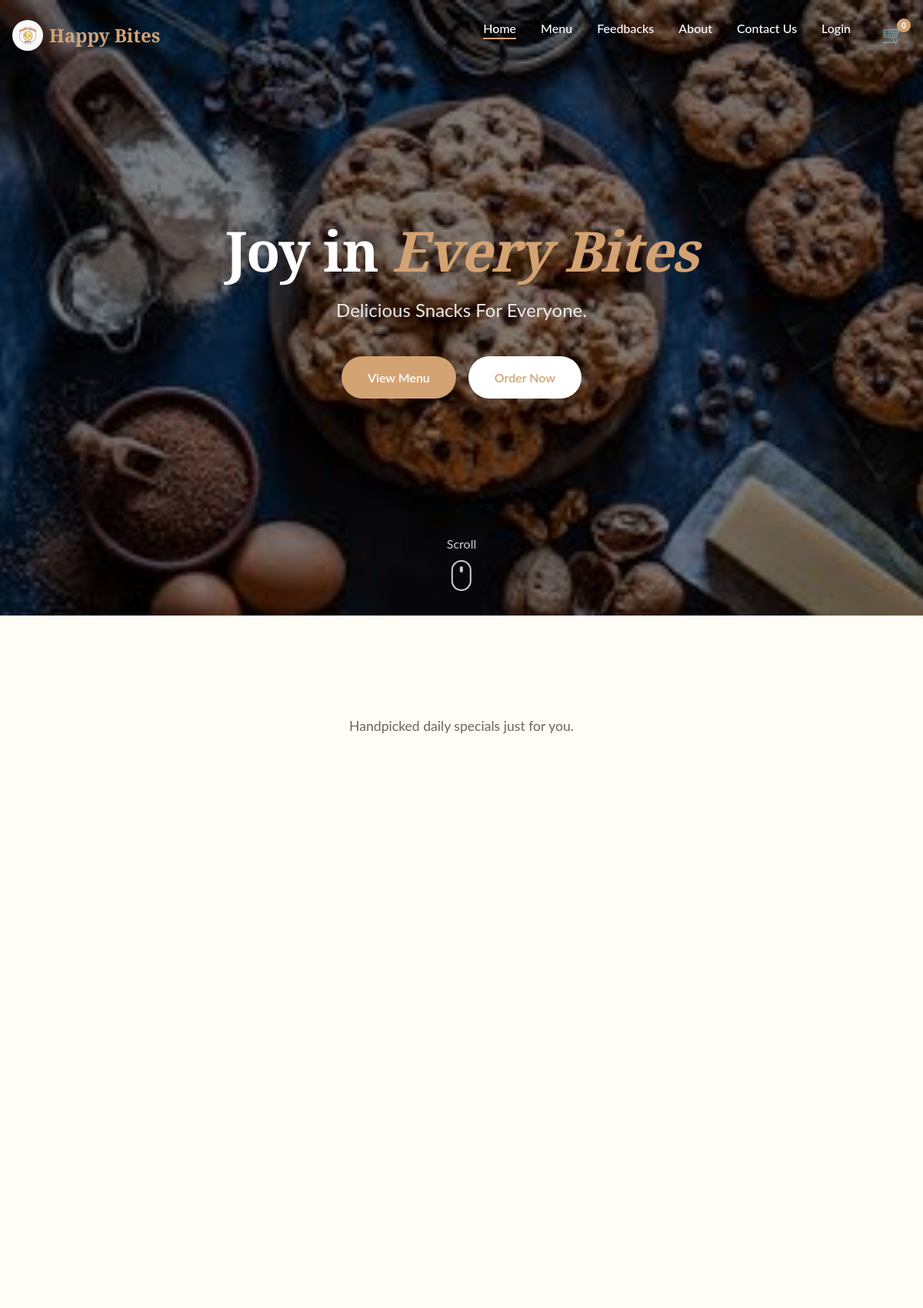
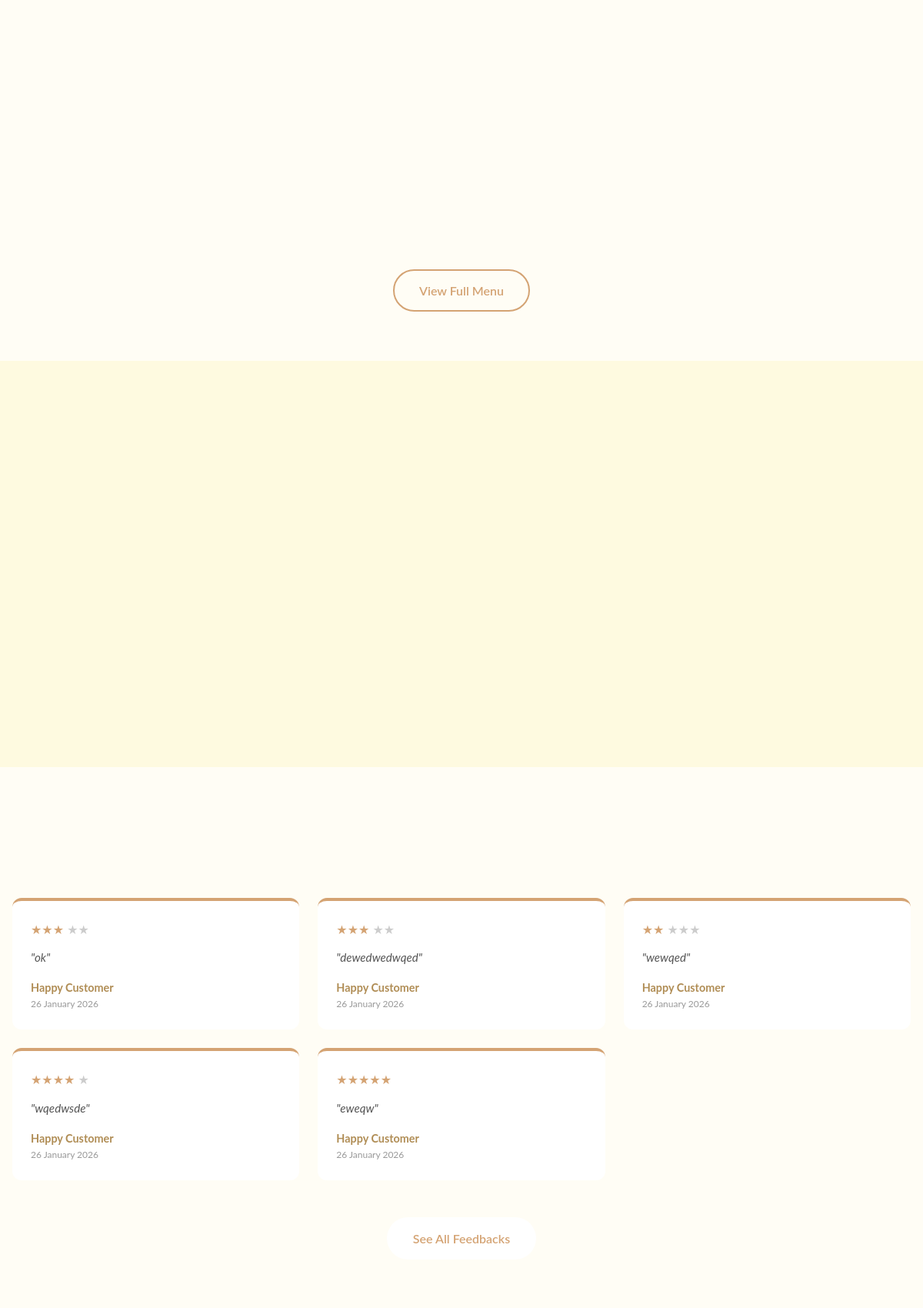
The page / (upper part) on the database its author committed (2 pictures, top to bottom).
### app1.py (models this page shows)
class Feedback(db.Model):
    id = db.Column(db.Integer, primary_key=True)
    rating = db.Column(db.Integer, nullable=False)
    message = db.Column(db.Text, nullable=True)
    timestamp = db.Column(db.DateTime, default=datetime.utcnow)

### app1.py (the view)
@app.route('/')
def home():
    featured_products = Product.query.limit(4).all()
    recent_feedbacks = Feedback.query.order_by(Feedback.timestamp.desc()).limit(5).all()
    return render_template('index.html', products=featured_products, testimonials=recent_feedbacks)

### app1.py (called while the page is built)
@app.context_processor
def inject_settings():
    settings = StoreSettings.query.first()
    if not settings:
        settings = StoreSettings()
        db.session.add(settings)
        db.session.commit()
    return dict(store_settings=settings)

### templates/index.html (shortened to what this page needs)
<!DOCTYPE html>
<html lang="en">
<head>
    <link rel="stylesheet" href="https://cdnjs.cloudflare.com/ajax/libs/font-awesome/6.0.0/css/all.min.css">
    <link rel="stylesheet" href="/static/style.css">
</head>
<body>
    <nav class="navbar" id="navbar">
        <div class="container nav-container">
            <a href="#" class="logo">
                <img src="static/assets/images/logo.jpeg" alt="Happy Bites Logo" class="logo-img">
                <span class="logo-text">Happy Bites</span>
            </a>
            <ul class="nav-links">
                <li><a href="#home" class="nav-link active">Home</a></li>
                <li><a href="/menu" class="nav-link">Menu</a></li>
                <li><a href="/feedbacks" class="nav-link">Feedbacks</a></li>
                <li><a href="#about" class="nav-link">About</a></li>
                <li><a href="#contact" class="nav-link">Contact Us</a></li>
                {% if session.user_logged_in %}
                <li><a href="#" class="nav-link" style="color: var(--primary);">Hi, {{ session.full_name.split()[0]
                        }}</a></li>
                <li><a href="/my_orders" class="nav-link">My Orders</a></li>
                <li><a href="/logout" class="nav-link">Logout</a></li>
                {% else %}
                <li><a href="/login" class="nav-link">Login</a></li>
                {% endif %}
                <li class="cart-item">
                    <button class="cart-btn" aria-label="View Cart">
                        <span class="cart-icon">🛒</span>
                        <span class="cart-count">0</span>
                    </button>
                </li>
            </ul>
        </div>
    </nav>
    <header id="home" class="hero">
        <div class="hero-bg">
            <img src="static/assets/images/cookies.jpg" alt="Delicious Cookies" class="hero-video">
            <div class="overlay"></div>
        </div>
        <div class="container hero-content">
            <h1 class="hero-title">Joy in <span class="highlight">Every Bites</span></h1>
            <p class="hero-subtitle">Delicious Snacks For Everyone.
            </p>
            <div class="hero-buttons">
                <a href="/menu" class="btn btn-primary">View Menu</a>
                <a href="#menu" class="btn btn-secondary">Order Now</a>
            </div>
        </div>
        <div class="scroll-indicator">
            <span>Scroll</span>
            <div class="mouse"></div>
        </div>
    </header>
    <section id="menu" class="section menu-section">
        <div class="container">
            <div class="section-header text-center">
                <p class="section-desc">Handpicked daily specials just for you.</p>
            </div>
            <div class="menu-grid">
        </div>
        <div class="center-btn">
            <a href="/menu" class="btn btn-outline">View Full Menu</a>
        </div>
        </div>
    </section>
    <section id="about" class="section about-section">
        <div class="container about-grid">
            <div class="about-image">
                <div class="image-stack">
                </div>
            </div>
        </div>
    </section>
    {% if testimonials %}
    <section class="section" style="background: var(--light-bg);">
        <div class="container">
            <div class="testimonials-grid"
                style="display: grid; grid-template-columns: repeat(auto-fit, minmax(280px, 1fr)); gap: 1.5rem; margin-top: 3rem;">
                {% for t in testimonials %}
                <div class="testimonial-card"
                    style="background: white; padding: 1.5rem; border-radius: var(--radius); box-shadow: var(--shadow-soft); text-align: left; border-top: 4px solid var(--primary);">
                    <div style="color: var(--primary); font-size: 1rem; margin-bottom: 0.8rem;">
                        {% for i in range(t.rating) %}★{% endfor %}
                        {% for i in range(5 - t.rating) %}<span style="color: #ccc;">★</span>{% endfor %}
                    </div>
                    <p
                        style="font-style: italic; color: #555; margin-bottom: 1rem; line-height: 1.5; font-size: 0.95rem;">
                        "{{ t.message }}"</p>
                    <div style="font-weight: 700; color: var(--primary-dark); font-size: 0.9rem;">Happy Customer</div>
                    <div style="font-size: 0.75rem; color: #999;">{{ t.timestamp.strftime('%d %B %Y') }}</div>
                </div>
                {% endfor %}
            </div>
        </div>
        <div style="text-align: center; margin-top: 3rem;">
            <a href="/feedbacks" class="btn btn-secondary">See All Feedbacks</a>
        </div>
    </section>
    {% endif %}
</body>
</html>

### rows shown on the page
Feedback: message "ok", timestamp "26 January 2026"
Feedback: message "dewedwedwqed", timestamp "26 January 2026"
Feedback: message "wewqed", timestamp "26 January 2026"
Feedback: message "wqedwsde", timestamp "26 January 2026"
Feedback: message "eweqw", timestamp "26 January 2026"
